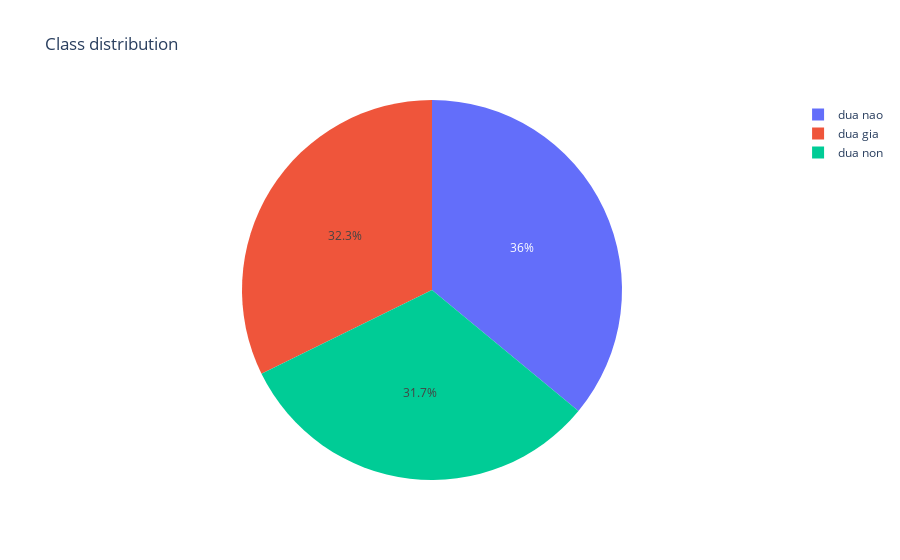

Source (notebook cell):
### Code cell
import os
import plotly.graph_objs as go

base_folder = r'C:\Users\ACER\Desktop\Coconut-Mature-Classification'
subfolders = ['dua non', 'dua nao', 'dua gia']
image_counts = []

# Đếm số lượng ảnh trong mỗi thư mục
for folder in subfolders:
    folder_path = os.path.join(base_folder, folder)
    image_count = len([f for f in os.listdir(folder_path) if f.endswith('.jpg')])
    image_counts.append(image_count)

# Tạo biểu đồ tròn để trực quan hóa số lượng ảnh
fig = go.Figure(data=[go.Pie(labels=subfolders, values=image_counts)])
fig.update_layout(title='Class distribution')

fig.show()

### Figure 1 — Plotly figure (JSON) as saved in the notebook; plotly's stock layout.template omitted (floating-point values rounded to 4 significant figures)
{"data": [{"labels": ["dua non", "dua nao", "dua gia"], "type": "pie", "values": [1007, 1142, 1024]}], "layout": {"title": {"text": "Class distribution"}}}
